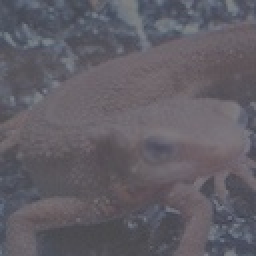
#> input picture gasyori100/imori_dark.jpg, 128 x 128 px (shown 2 times larger)
$ jupyter execute Q21_HistgramNormalization.ipynb
#> lines starting #> are read from the running program, lines starting #| are printed output that depends on the picture
Q21 ヒストグラム正規化

[cell 1]
import numpy as np
import matplotlib.pyplot as plt
import cv2

imori_dark = cv2.imread("imori_dark.jpg")
#> imori_dark is the input picture: shape (128, 128, 3); mean B, G, R 101.9, 94, 97.2

def show_image(a):
    img_rgb = cv2.cvtColor(a, cv2.COLOR_BGR2RGB)
    plt.imshow(img_rgb)
    plt.show()

def histgram(h_img):
    plt.hist(h_img.ravel(), bins=255, range=(0, 255), rwidth=0.7 )
    plt.show()

[cell 2]
c = imori_dark.min()
#> c = 60
d = imori_dark.max()
#> d = 141


# 雑な条件。ほとんどの値は真ん中の条件になるからそれだけにした.
# 本当はその後上下の条件も抜いた方がいい
def conditions(x):
    return (255/(d-c))*(x-c)


# [10 lines of commented-out code are left out]


def normalization(img):
    q_img = img.copy()
    b = img[:,:,0].copy()
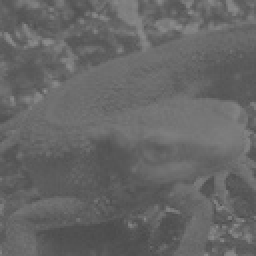
#> b: shape (128, 128) (shown 2 times larger); min 75, max 141, mean 101.9
    g = img[:,:,1].copy()
    r = img[:,:,2].copy()
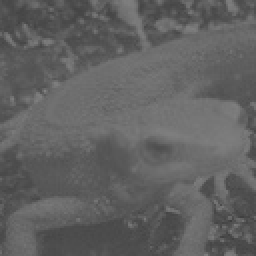
#> r: shape (128, 128) (shown 2 times larger); min 60, max 129, mean 97.2
    h,w,_ = img.shape
#> h = 128; w = 128

    q_img = np.zeros_like(img)  # q_imgを初期化

    q_b = list(map(conditions, np.array(b).reshape(-1,1)))
#> q_b = 16384 items, first 6: [113.3], [88.15], [94.44], [100.7], [94.44], [97.59]
    q_g = list(map(conditions, np.array(g).reshape(-1,1)))
#> q_g = 16384 items, first 6: [75.56], [50.37], [56.67], [62.96], [56.67], [59.81]
    q_r = list(map(conditions, np.array(r).reshape(-1,1)))
#> q_r = 16384 items, first 6: [62.96], [37.78], [44.07], [50.37], [37.78], [40.93]

    q_img[:,:,0] = np.array(q_b).reshape(h,w)
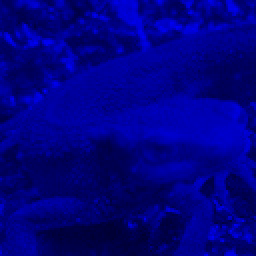
#> q_img: shape (128, 128, 3) (shown 2 times larger); mean of channels 0, 1, 2 131.5, 0, 0; drawn as B, G, R
    q_img[:,:,1] = np.array(q_g).reshape(h,w)
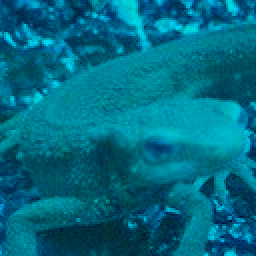
#> q_img: shape (128, 128, 3) (shown 2 times larger); mean of channels 0, 1, 2 131.5, 106.7, 0; drawn as B, G, R
    q_img[:,:,2] = np.array(q_r).reshape(h,w)
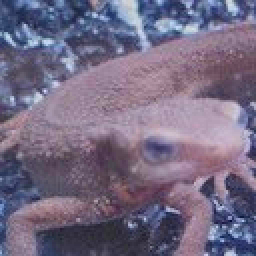
#> q_img: shape (128, 128, 3) (shown 2 times larger); mean of channels 0, 1, 2 131.5, 106.7, 116.8; drawn as B, G, R

    return q_img

[cell 3]
q21_img = normalization(imori_dark)
show_image(q21_img)

[cell 4]
show_image(imori_dark)

[cell 5]
histgram(q21_img)
#> in histgram, `plt.show()`:
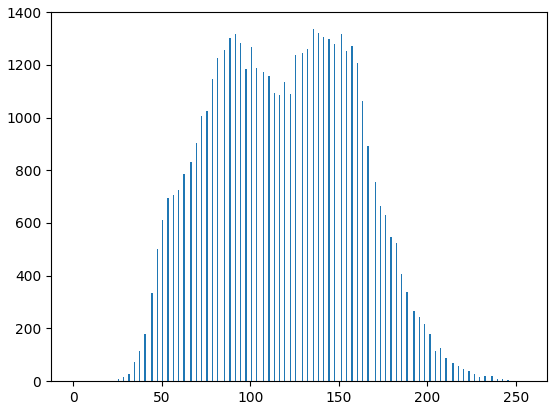
#> figure drawn by matplotlib, 1 panel; tallest bar 1335 high, from x = 135.2 to 135.8
